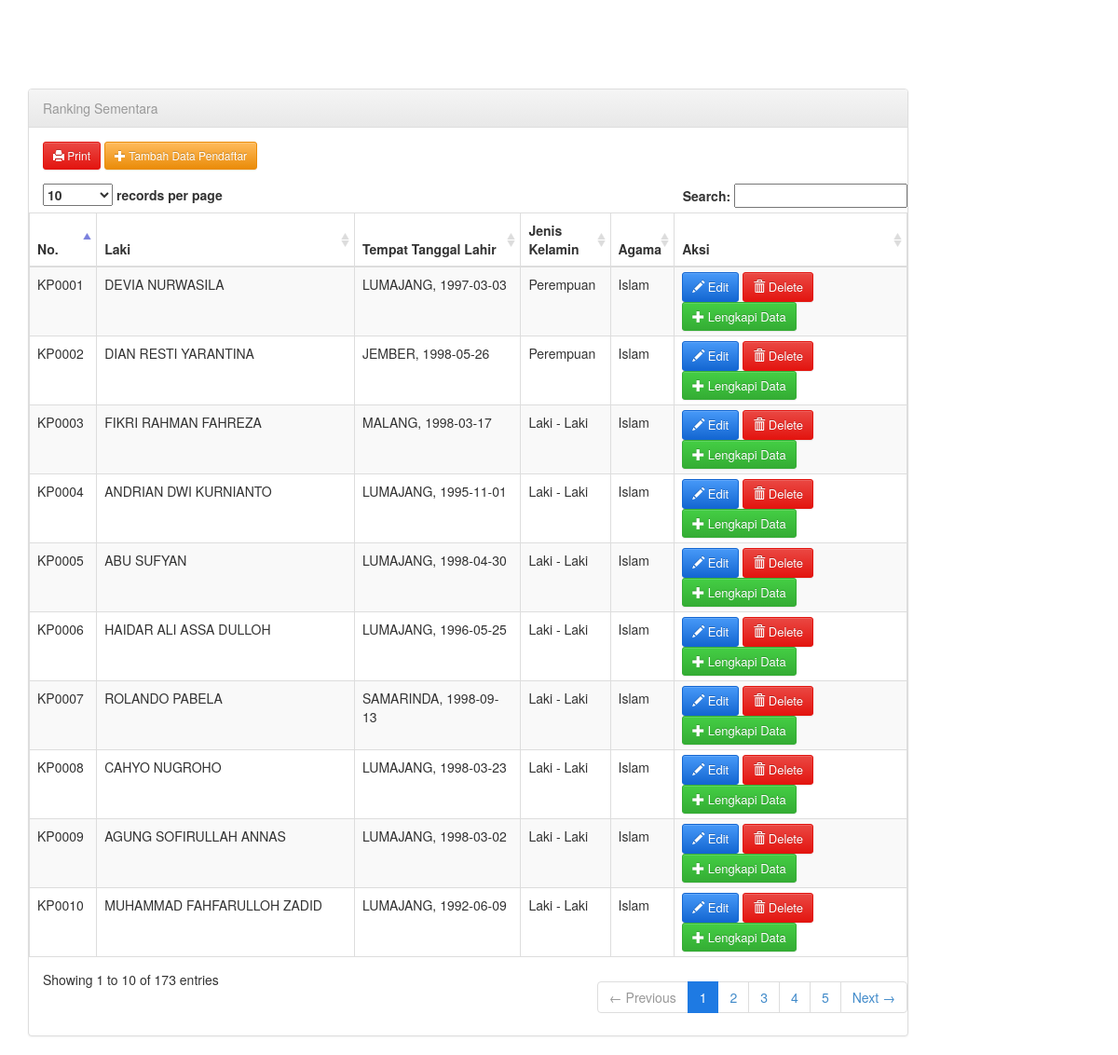
/master-pendaftar.php, run on the app's committed database.
### tables this page shows
CREATE TABLE `mahasiswa` (
  `no_pendaftaran` varchar(6) NOT NULL,
  `nama` varchar(50) NOT NULL,
  `tempat_lahir` varchar(50) NOT NULL,
  `tgl_lahir` date NOT NULL,
  `jenis_kelamin` int(11) NOT NULL,
  `agama` int(11) NOT NULL,
  `sekolah_asal` varchar(50) NOT NULL,
  `nomor_hp` bigint(13) NOT NULL,
  `program_studi` int(11) NOT NULL
);

CREATE TABLE `support_jk` (
  `id` int(11) NOT NULL,
  `jenis_kelamin` text NOT NULL
);

CREATE TABLE `support_agama` (
  `id` int(11) NOT NULL,
  `agama` text NOT NULL
);

### master-pendaftar.php (the view, shortened to what this page needs)
<!DOCTYPE html>
<html>
    <head>
        <link rel="stylesheet" media="screen" href="css/bootstrap.min.css">
        <link rel="stylesheet" media="screen" href="css/bootstrap-theme.min.css">
        <link rel="stylesheet" media="screen" href="css/bootstrap-admin-theme.css">
        <link rel="stylesheet" media="screen" href="css/bootstrap-admin-theme-change-size.css">
        <link rel="stylesheet" media="screen" href="css/DT_bootstrap.css">
    </head>
    <body class="bootstrap-admin-with-small-navbar">
        <div class="container">
            <div class="row">
                <div class="col-md-10">
                    <div class="row">
                        <div class="col-lg-12">
                            <div class="panel panel-default">
                                <div class="panel-heading">
                                    <div class="text-muted bootstrap-admin-box-title">Ranking Sementara</div>
                                </div>
                                <div class="bootstrap-admin-panel-content">
                                     <a href="print-data-pendaftar.php">
                                        <button class="btn btn-sm btn-danger">
                                            <i class="glyphicon  glyphicon-print"></i>
                                             Print
                                        </button>
                                    </a>
                                    <a href="input-detail-pendaftar.php">
                                        <button class="btn btn-sm btn-warning">
                                            <i class="glyphicon glyphicon-plus"></i>
                                            Tambah Data Pendaftar
                                        </button>
                                    </a>
                                </div>
                                    <table class="table table-striped table-bordered" id="example">
                                        <thead>
                                            <tr>
                                                <th>No.</th>
                                                <th>Laki</th>
                                                <th>Tempat Tanggal Lahir</th>
                                                <th>Jenis Kelamin</th>
                                                <th>Agama</th>
                                                <th>Aksi</th>
                                            </tr>
                                        </thead>
                                        <tbody>
                                            <?php
                                            $tabel=mysql_query("SELECT mahasiswa.no_pendaftaran,mahasiswa.nama,mahasiswa.tempat_lahir,mahasiswa.tgl_lahir,support_jk.jenis_kelamin,support_agama.agama FROM mahasiswa JOIN support_agama ON mahasiswa.Agama=support_agama.id JOIN support_jk ON mahasiswa.Jenis_kelamin=support_jk.id");
                                            while ($hasil=mysql_fetch_array($tabel)) {
                                                echo "<tr>";
                                                echo "<td>".$hasil["no_pendaftaran"]."</td>";
                                                echo "<td>".$hasil['nama']."</td>";
                                                echo "<td>".$hasil['tempat_lahir'].", ".$hasil['tgl_lahir']."</td>";
                                                echo "<td>".$hasil['jenis_kelamin']."</td>";
                                                echo "<td>".$hasil['agama']."</td>";
                                            ?>
                                            <td class="actions">
                                                    <a href="#">
                                                        <button class="btn btn-sm btn-primary">
                                                            <i class="glyphicon glyphicon-pencil"></i>
                                                            Edit
                                                        </button>
                                                    </a>
                                                    <a href="print-data-pendaftar">
                                                        <button class="btn btn-sm btn-danger">
                                                            <i class="glyphicon glyphicon-trash"></i>
                                                            Delete
                                                        </button>
                                                    </a>
                                                    <a href="input-detail-pendaftar.php">
                                                        <button class="btn btn-sm btn-success">
                                                            <i class="glyphicon glyphicon-plus"></i>
                                                            Lengkapi Data
                                                        </button>
                                                    </a>
                                                </td>
                                            <?php
                                                }
                                            ?>
                                        </tbody>
                                    </table>
                                </div>
                            </div>
                        </div>
                    </div>
                </div>
            </div>
    </body>
</html>

### data on the page
mahasiswa: no_pendaftaran "KP0001", nama "DEVIA NURWASILA", tempat_lahir "LUMAJANG", tgl_lahir "1997-03-03", support_jk.jenis_kelamin "Perempuan", support_agama.agama "Islam"
mahasiswa: no_pendaftaran "KP0002", nama "DIAN RESTI YARANTINA", tempat_lahir "JEMBER", tgl_lahir "1998-05-26", support_jk.jenis_kelamin "Perempuan", support_agama.agama "Islam"
mahasiswa: no_pendaftaran "KP0003", nama "FIKRI RAHMAN FAHREZA", tempat_lahir "MALANG", tgl_lahir "1998-03-17", support_jk.jenis_kelamin "Laki - Laki", support_agama.agama "Islam"
mahasiswa: no_pendaftaran "KP0004", nama "ANDRIAN DWI KURNIANTO", tempat_lahir "LUMAJANG", tgl_lahir "1995-11-01", support_jk.jenis_kelamin "Laki - Laki", support_agama.agama "Islam"
mahasiswa: no_pendaftaran "KP0005", nama "ABU SUFYAN", tempat_lahir "LUMAJANG", tgl_lahir "1998-04-30", support_jk.jenis_kelamin "Laki - Laki", support_agama.agama "Islam"
mahasiswa: no_pendaftaran "KP0006", nama "HAIDAR ALI ASSA DULLOH", tempat_lahir "LUMAJANG", tgl_lahir "1996-05-25", support_jk.jenis_kelamin "Laki - Laki", support_agama.agama "Islam"
mahasiswa: no_pendaftaran "KP0007", nama "ROLANDO PABELA", tempat_lahir "SAMARINDA", tgl_lahir "1998-09-13", support_jk.jenis_kelamin "Laki - Laki", support_agama.agama "Islam"
mahasiswa: no_pendaftaran "KP0008", nama "CAHYO NUGROHO", tempat_lahir "LUMAJANG", tgl_lahir "1998-03-23", support_jk.jenis_kelamin "Laki - Laki", support_agama.agama "Islam"
mahasiswa: no_pendaftaran "KP0009", nama "AGUNG SOFIRULLAH ANNAS", tempat_lahir "LUMAJANG", tgl_lahir "1998-03-02", support_jk.jenis_kelamin "Laki - Laki", support_agama.agama "Islam"
mahasiswa: no_pendaftaran "KP0010", nama "MUHAMMAD FAHFARULLOH ZADID", tempat_lahir "LUMAJANG", tgl_lahir "1992-06-09", support_jk.jenis_kelamin "Laki - Laki", support_agama.agama "Islam"
